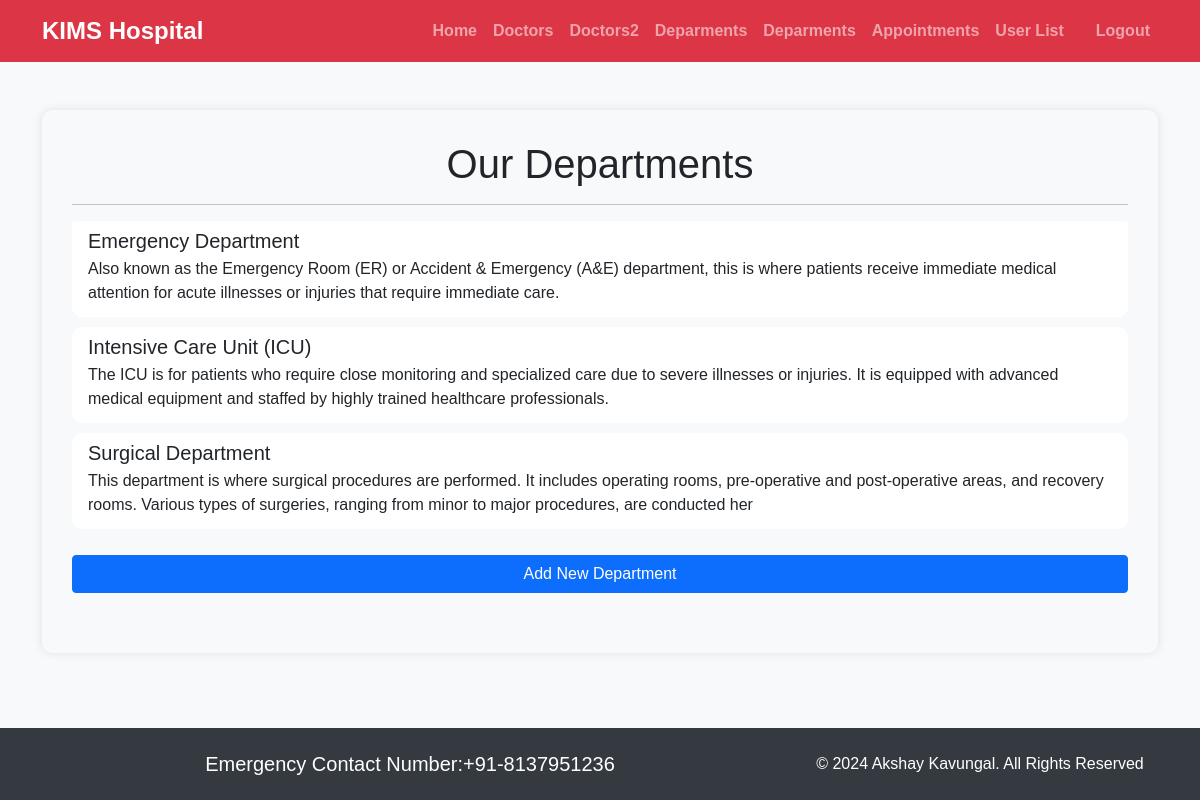
Page /departments_list/ on the earlier database version.
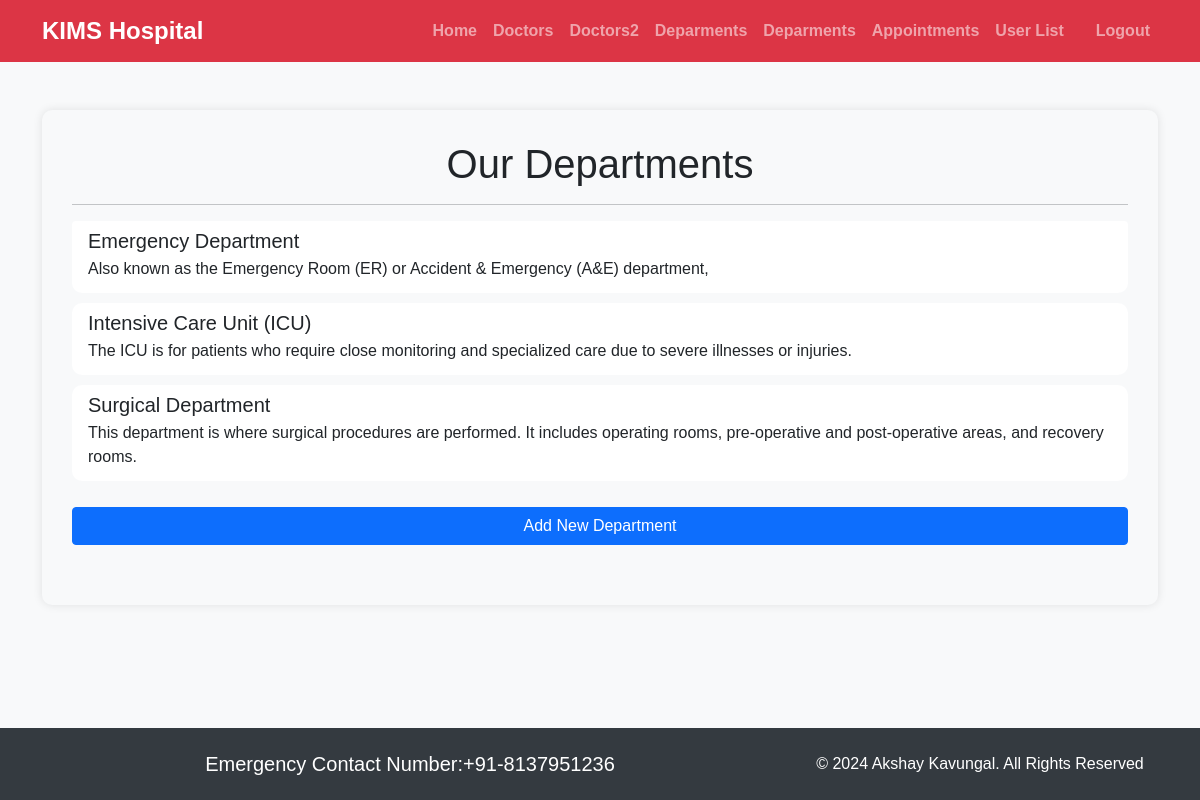
Same page on the later database version.
### customer/models.py (models this page shows, shortened)
class Departments(models.Model):
    dep_name = models.CharField(max_length=100)
    dep_description = models.CharField(max_length=100)

### admin1/views.py (the view)
# urls.py: path('departments_list/', views.departments_list.as_view(), name='departments_list'),
class departments_list(ListView):
    template_name ='admintemplate/departments_list.html'
    model=Departments
    context_object_name='dept'

### templates/admintemplate/departments_list.html (shortened to what this page needs)
{% extends 'admintemplate/base.html' %}
{% block content %}
<div class="container profile-container">
    <h1 class="text-center">Our Departments</h1>
    <hr>
    <div class="list-group">
        {% for d in dept %}
        <a href="#" class="list-group-item list-group-item-action">
            <div class="d-flex w-100 justify-content-between">
                <h5 class="mb-1">{{ d.dep_name }}</h5>
            </div>
            <p class="mb-1">{{ d.dep_description }}</p>
        </a>
        {% empty %}
        <div class="list-group-item">
            No departments available.
        </div>
        {% endfor %}
        <a href="{% url 'add_departments' %}" class="btn btn-primary mt-3">Add New Department</a>
    </div>
</div>
{% endblock %}

Differences in the rows shown:
changed Departments "Emergency Department": dep_description "…& Emergency (A&E) department, this is where patients receive immediate medical attention for acute illnesses or injuries that require immediate care." → "Also known as the Emergency Room (ER) or Accident & Emergency (A&E) department,"
changed Departments "Intensive Care Unit (ICU)": dep_description "…severe illnesses or injuries. It is equipped with advanced medical equipment and staffed by highly trained healthcare professionals." → "The ICU is for patients who require close monitoring and specialized care due to severe illnesses or injuries."
changed Departments "Surgical Department": dep_description "…areas, and recovery rooms. Various types of surgeries, ranging from minor to major procedures, are conducted her" → "This department is where surgical procedures are performed. It includes operating rooms, pre-operative and post-operative areas, and recovery rooms."
